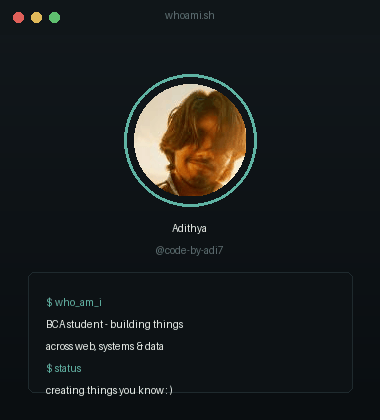
#> input picture portrait.gif, 380 x 420 px
$ python -i generate_portrait_gif.py   (imports and definitions only)
#> lines starting #> are read from the running program, lines starting #| are printed output that depends on the picture
"""
generate_portrait_gif.py

Fetches the user's GitHub avatar and builds an animated GIF portrait card
with a pixel-glitch / RGB-split effect playing over the photo, framed in
the same terminal-window style as the rest of the profile. GIFs render
reliably in GitHub READMEs (unlike SVGs with embedded <image> data, which
GitHub's sanitizer can strip).

Requires: pip install Pillow requests
Env vars: GH_USERNAME
"""

import io
import os
import random
import urllib.request

from PIL import Image, ImageDraw, ImageFont, ImageChops

USERNAME = os.environ.get("GH_USERNAME", "code-by-adi7")

CARD_W, CARD_H = 380, 420
AVATAR_SIZE = 112
AVATAR_CENTER = (190, 140)
AVATAR_RADIUS = 56

BG_TOP = (18, 24, 28)
BG_BOTTOM = (10, 14, 17)
ACCENT = (95, 179, 163)
TEXT_MAIN = (232, 236, 233)
TEXT_DIM = (92, 107, 112)
TERMINAL_BG = (13, 18, 21)


# [25 lines left out: functions fetch_avatar, circle_mask, rgb_split, not called in this run]


def pixel_slice_glitch(img, intensity=0.5):
    """Shift several horizontal bands sideways for a datamosh look, plus
    a chance of a full-width color-block glitch bar for extra punch."""
    out = img.copy()
    w, h = out.size
    num_slices = random.randint(4, 8)
    for _ in range(num_slices):
        band_h = random.randint(6, 18)
        y = random.randint(0, h - band_h)
        shift = random.randint(-22, 22)
        band = out.crop((0, y, w, y + band_h))
        shifted = Image.new("RGB", band.size, ACCENT)
        shifted.paste(band, (shift, 0))
        out.paste(shifted, (0, y))

    # occasional solid glitch bar in a bold color for extra visual punch
    if random.random() < 0.7:
        bar_h = random.randint(5, 10)
        y = random.randint(0, h - bar_h)
        bar_color = random.choice([(255, 46, 99), (95, 220, 192), (255, 159, 28)])
        draw = ImageDraw.Draw(out)
        draw.rectangle((0, y, w, y + bar_h), fill=bar_color)

    # slight pixelation pass for a chunkier, more "digital" glitch look
    if intensity > 0.6:
        small = out.resize((w // 6, h // 6), Image.NEAREST)
        pixelated = small.resize((w, h), Image.NEAREST)
        out = Image.blend(out, pixelated, 0.35)

    return out


# [83 lines left out: functions build_frame, main, not called in this run]


# [2 lines not run here, left out]

>>> import cv2
>>> picture = cv2.imread('../portrait.gif', cv2.IMREAD_GRAYSCALE)
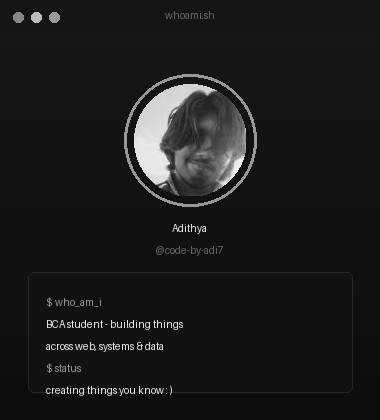
#> picture: shape (420, 380); min 13, max 239, mean 27.4
>>> result = pixel_slice_glitch(picture)
#> (the run stopped early here; a loop or call above may not have finished)
